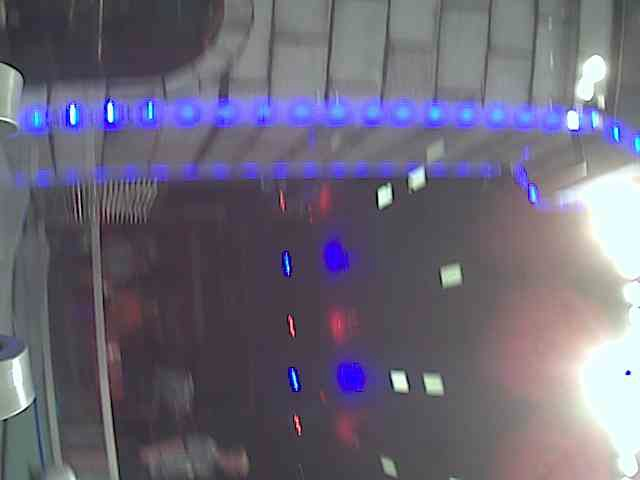
#> input picture Calibration Files/2.jpg, 640 x 480 px, given in place of video.cgi, which was not available
$ python 'Track Target with Camera Main.py'   (Python 2 division)   (older library calls are emulated)
#> lines starting #> are read from the running program, lines starting #| are printed output that depends on the picture; after the words box and inside, x2 and y2 are one past the last pixel; in counts of white or black regions, pixels touching at a corner belong together; pictures that were not available may be replaced by others from this repository, and a replacement may not be noted
### manipulateImageModule.py
# -*- coding: utf-8 -*-
"""
Created on Wed May 11 11:06:14 2016

@author: Ithier
"""

# -*- coding: utf-8 -*-
"""
Created on Wed Apr 20 12:37:06 2016

@author: Ithier
"""

import cv2
import numpy as np
from heapq import nlargest
from imageCalculationsClass import organizeCorners

minArea = 400

def darkenImage(image, scale):
    darker = (image * scale).astype(np.uint8)
    return darker

def contours(img_orig, mask):
    _, contours, hierarchy = cv2.findContours(mask, cv2.RETR_TREE, cv2.CHAIN_APPROX_SIMPLE)
    cnt, valid, Rect_coor, BFR_img, hull = prioritizeTarget(contours, img_orig) # select the best contour that could be a target
    if valid:
        try:
            cv2.drawContours(img_orig, [cnt], -1, (255,0,0), 2)
        except:
            valid = False
    return cnt, valid, Rect_coor, BFR_img, hull

# [36 lines left out: functions findCenter, bestFitRect, drawCenterLine, not called in this run]

def dilateAndErode(img, size):
    kernel = np.ones((size,size), np.uint8)
    dilation = cv2.dilate(img,kernel,iterations=1)
    erosion = cv2.erode(dilation,kernel,iterations = 1)
    return erosion

# Determine if the hull (contour of the target) is a valid target
# [49 lines left out: functions isValid, isValidAR, shapeMatch, not called in this run]

def zeroVariables():
    cnt = 0
    Rect_coor = 0
    BFR_img = 0
    hull = 0
    return cnt, Rect_coor, BFR_img, hull

# Choose target with largest area
def prioritizeTarget(contours, img_orig):
    valid = False
    areas = []
    if len(contours) == 0: # no contours found
        cnt, Rect_coor, BFR_img, hull = zeroVariables()
    else:
        biggestContours = nlargest(20, contours, key=len) # take twenty longest contours

        # Determine area of each contour and sort by largest to smallest
        for i in range(0,len(biggestContours)):
            if len(biggestContours[i]) > 3:
                contourMoment = cv2.moments(biggestContours[i])
                contourArea = contourMoment['m00']
                if contourArea > minArea:
                    areas.append(contourArea)
        areas = np.array(areas)
        area_indices = np.argsort(areas)

        if len(areas) > 0:
            # Check for validity of contours in order of largest area to smallest
            for i in reversed(area_indices):
                # Find BFR
                hull, corners, BFR_img = bestFitRect(img_orig, biggestContours[i])

                # Make sure there are 4 corners
                if len(corners) == 4:
                    Rect_coor = organizeCorners(corners)
                    # Check validity
                    validUpdate1 = isValidAR(Rect_coor)
                    validUpdate2 = isValid(hull, corners)

                    # If this breaks then we have found our contour
                    if validUpdate1 == True and validUpdate2 == True:
                        valid = True
                        cnt = biggestContours[i]
                        break

                    # Assign zeros if we've tried all contours and none succesful
                    if i == area_indices[0] and valid == False:
                        cnt, Rect_coor, BFR_img, hull = zeroVariables()

                else:
                    cnt, Rect_coor, BFR_img, hull = zeroVariables()
        else:
            cnt, Rect_coor, BFR_img, hull = zeroVariables()

    return cnt, valid, Rect_coor, BFR_img, hull


### FindTargetModule.py
# -*- coding: utf-8 -*-
"""
Created on Fri May 13 17:59:58 2016

@author: Ithier
"""

# -*- coding: utf-8 -*-
"""
Created on Wed May 11 11:09:44 2016

@author: Ithier
"""


import cv2
import numpy as np
import manipulateImageModule as MI
from imageCalculationsClass import*


def findTarget(img_orig, filename):
    global angle, distance, validUpdate
    angle = 1000
    distance = 0
    validUpdate = False

    # Make copy of frame/image to work with
    img = np.copy(img_orig)

    # Load calibration parameters
    values = np.load(filename)
    brightness = float(values['brightness'])
    lower_bound = values['lower']
    upper_bound = values['upper']

    # Create img with parameters
    img_darker = MI.darkenImage(img, brightness)
    hsv = cv2.cvtColor(img_darker, cv2.COLOR_BGR2HSV)
    mask_orig = cv2.inRange(hsv,lower_bound,upper_bound)

    mask= mask_orig[:]

    # Clean up mask with dilate and erode and threshold
    mask = MI.dilateAndErode(mask, 5)
    maskc = np.copy(mask)
    ret,maskc = cv2.threshold(maskc,127,255,0)

    # Find contours
    cnt, valid, Rect_coor, BFR_img, hull = MI.contours(img_orig, maskc)

    if valid:
        validUpdate = True

        # Find and draw center
        cx, cy = MI.findCenter(hull, BFR_img)
        BFR_img = MI.drawCenterLine(BFR_img, cx,cy)

        # Calculate angle and distance
        angle = findAngle(BFR_img, cx)
        distance = findDistance(BFR_img, Rect_coor)
    else:
        validUpdate = False
        BFR_img = img_orig
        print 'No Valid Update'


    return angle, distance, validUpdate, BFR_img, mask

### allowableError.py
# -*- coding: utf-8 -*-
"""
Created on Thu Jun 02 17:33:34 2016

@author: Ithier
"""

import math
towerHeight = 85 # inches
goalWidth = 16 # inches
ballRadius = 5 # inches
ball = ballRadius + 0.5 # put in factor of safety

def findError(distance):
    distD = math.sqrt((distance*12)**2 + towerHeight**2) # diagonal distance from camera to center of target
    angleError = math.atan(((goalWidth - 2*ball)/2)/distD)
    return angleError*(180.0/math.pi)


#Function documentation

#Triangle to goal
#		  *		<-Robot
#		 /|\
#		/ | \
#	   /  |  \  <-longLeg (side)
#	  /___|___\ <-shortLeg(bottom)
#longLeg = distD / math.cos(angleError)
#shortLeg = 2 * math.sin(angleError) * distD

#distX = distance along the ground to the goal
#correction = buffer on either ends of the goal to get the correct allowed width of the target for aiming

### Track Target with Camera Main.py
# -*- coding: utf-8 -*-
"""
Created on Fri May 13 18:10:44 2016

@author: Ithier
"""

import FindTargetModule as FTM
import NetworkTableModule as NT
import allowableError as AE
import time
import cv2

directory = 'C:/Users/Ithier/Documents/OpenCV/FIRST 2016/PowerKnightsVision2016/'
#directory = 'C:/Users/Ithier/Documents/!!OpenCV/Mayhem/' # folder npz file is in
frame_0 = directory + 'Raw/'
frame_p = directory + 'Processed/'
filename = directory + 'imageValues.npz'
url = 'http://10.5.1.11/axis-cgi/mjpg/video.cgi?resolution=640x480'

freqFramesCam = 20 # how often we're sampling the camera to save files
freqFramesNT = 10 # how often we're sending to network tables

validCount = 0 # initialize how many validUpdates we've had
#############################################################################
from networktables import NetworkTable
import logging

if NetworkTable._staticProvider is None:
    logging.basicConfig(level=logging.DEBUG)
    NetworkTable.setIPAddress('10.5.1.2')
    NetworkTable.setClientMode()
    NetworkTable.initialize()

sd = NetworkTable.getTable("Camera")
##############################################################################

cap = cv2.VideoCapture(url) # capture camera, 0 is laptop cam, numbers after that are cameras attached

 # Check to make sure cap was initialized in capture
if cap.isOpened():
    print 'Cap succesfully opened'
    print cap.grab()
else:
    print 'Cap initialization failed'


# Create resizable window for camera
cv2.namedWindow('Camera Frame', cv2.WINDOW_NORMAL)

c = freqFramesCam
n = freqFramesNT

while(cap.isOpened()):
    # Capture frame-by-frame
    #    ret returns true or false (T if img read correctly); frame is array of img
    ret, frame = cap.read()
#> frame is the input picture: shape (480, 640, 3); mean B, G, R 119.6, 103.7, 107.9

    if frame is None:
        print 'Frame is None'
        Processed_frame = cv2.imread('1.png', 1)
        mask = Processed_frame
    else:
        try:
            # Save frame to file
            if c > freqFramesCam:
                # Determine time stamp
                t = time.localtime()
                stamp = str(t[1]) + "_" + str(t[2]) + "_" + str(t[0]) + "time_" + str(t[3]) + "_" + str(t[4]) + "_" + str(t[5]) + "_" + str(n)
                cv2.imwrite(frame_0 + stamp + '.jpg', frame)
                c = 0
            else:
                c = c + 1

            # Rotate image
            rows, cols, dim = frame.shape
#> rows = 480; cols = 640; dim = 3
            M = cv2.getRotationMatrix2D((cols/2, rows/2), 90, 1) # image center, angle, scaling  factor
#> M = [[6.12e-17, 1, 80], [-1, 6.12e-17, 560]]
            Rotated_frame = cv2.warpAffine(frame,M,(cols,rows))
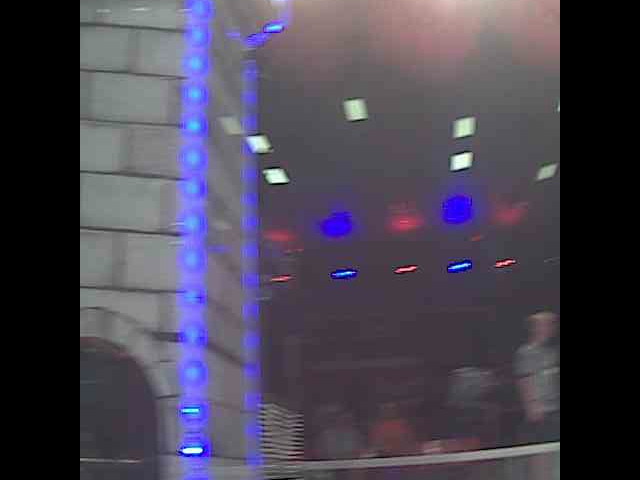
#> Rotated_frame: shape (480, 640, 3); mean B, G, R 82.4, 68.4, 73.4

            # Process image
            Angle, Distance, validUpdate, Processed_frame, mask = FTM.findTarget(Rotated_frame,filename)
#> (reads imageValues.npz from the repository)
#> in darkenImage, `darker = (image * scale).astype(np.uint8)`:
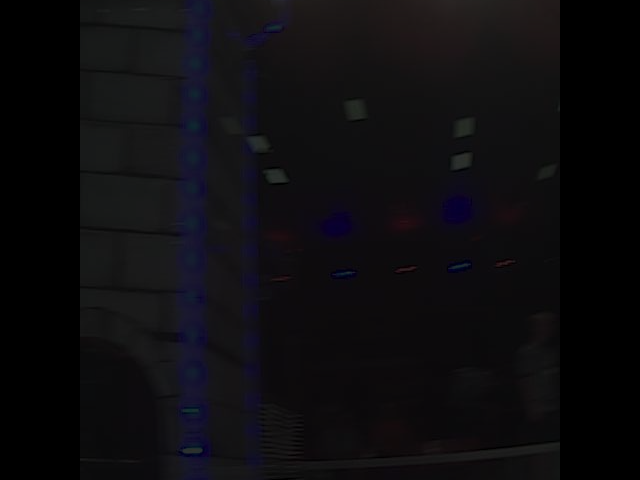
#> darker: shape (480, 640, 3); mean B, G, R 15.3, 12.6, 13.6
#> in findTarget, `hsv = cv2.cvtColor(img_darker, cv2.COLOR_BGR2HSV)`: hsv: shape (480, 640, 3); mean H, S, V 79.5, 33.9, 15.8
#> in findTarget, `mask_orig = cv2.inRange(hsv,lower_bound,upper_bound)`:
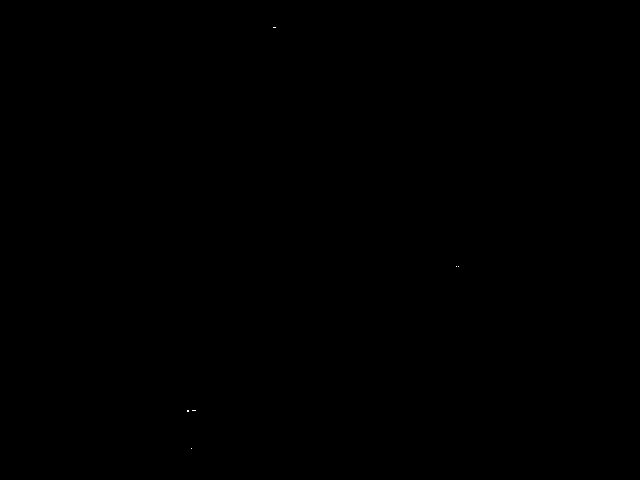
#> mask_orig: shape (480, 640); 0% white in thin lines or dots, all inside (x1, y1, x2, y2) = (187, 27, 459, 449)
#> in dilateAndErode, `dilation = cv2.dilate(img,kernel,iterations=1)`: dilation: shape (480, 640); 0.05% white; 4 white regions, box (x1, y1, x2, y2) and area: (185, 408, 198, 414) 71, (271, 25, 278, 30) 35, (454, 264, 461, 269) 35, (189, 446, 194, 451) 25
#> in contours, `_, contours, hierarchy = cv2.findContours(mask, cv2.RETR_TREE, cv2.CHA..`: contours = 4 contours, all with area under 20
#> the loop in prioritizeTarget, `for i in range(0,len(biggestContours)):` made 4 passes
#> contourArea on pass 1: 1.5
#> after the loop in prioritizeTarget, `for i in range(0,len(biggestContours)):`: areas = []
#> in prioritizeTarget, `areas = np.array(areas)`: areas = empty array
#> in contours, `cnt, valid, Rect_coor, BFR_img, hull = prioritizeTarget(contours, img_..`: cnt = 0; valid = False; Rect_coor = 0
#> in findTarget, `cnt, valid, Rect_coor, BFR_img, hull = MI.contours(img_orig, maskc)`: valid = False; Rect_coor = 0
#> Angle = 1000; Distance = 0; validUpdate = False
            Locked = False

            # Update how many validUpdates we've had so far
            if validUpdate: validCount += 1

            # Determine allowable angle offset
            Error = AE.findError(18)
            #Error = AE.findError(Distance)

            # If anle is in acceptable range, write LOCKED on picture
            if -Error <= Angle <= Error:
                font = cv2.FONT_HERSHEY_SIMPLEX
                cv2.putText(Processed_frame,'LOCKED',(90,400), font, 3.8,(0,255,0),6,cv2.LINE_AA)
                Locked = True

            if n > freqFramesNT:
                # Send to NetworkTable
                NT.sendValues(sd, Angle, Distance, validCount, Locked)
                n = 0
            else:
                n = n + 1

            # Put crosshairs on image
            rows, cols, dim = Processed_frame.shape
            cv2.line(Processed_frame, (cols/2,0), (cols/2,rows), (255,0,0), 2)
            cv2.line(Processed_frame, (0,rows/2), (cols,rows/2), (255,0,0), 2)
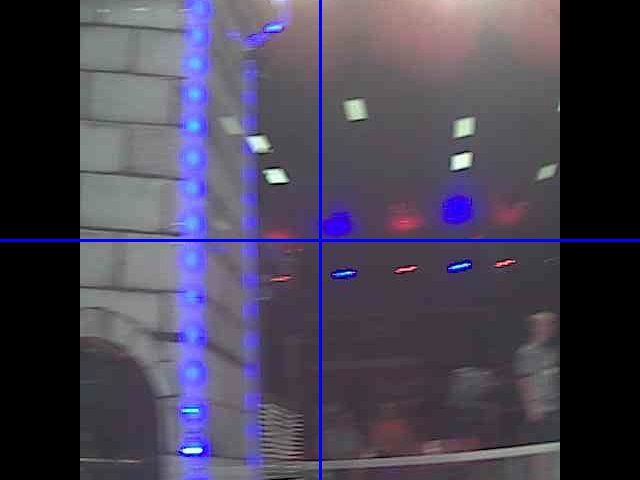
#> Processed_frame: shape (480, 640, 3); mean B, G, R 84.3, 67.6, 72.6

            # Save processed frame
            cv2.imwrite(frame_p + stamp + '.jpg', Processed_frame)

        except:
            print 'There was an error'

    # Display the resulting frame
    cv2.imshow('Camera Frame', Processed_frame)
    cv2.imshow('Mask', mask)

    if cv2.waitKey(5) & 0xFF == ord('q'):
#> (key q is pressed here)
        break


# When capture done, release it
cap.release() # !! important to do
cv2.destroyAllWindows()
